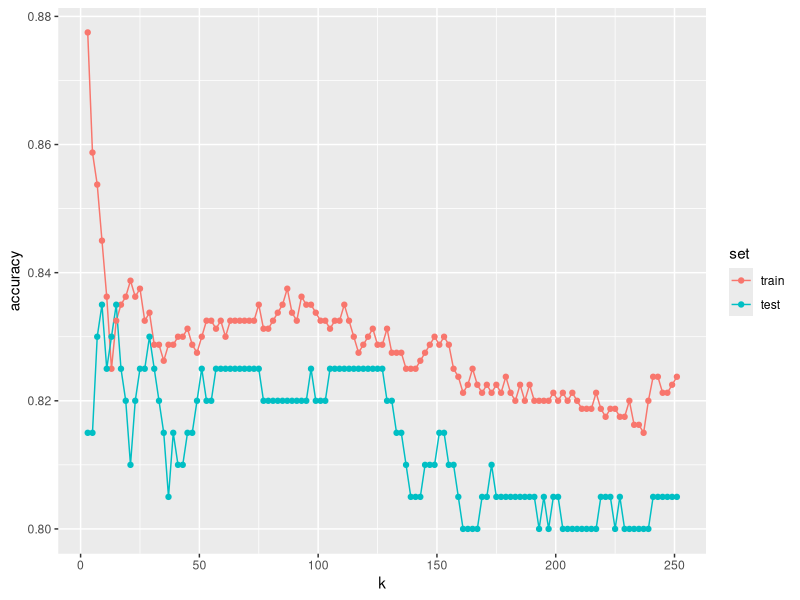
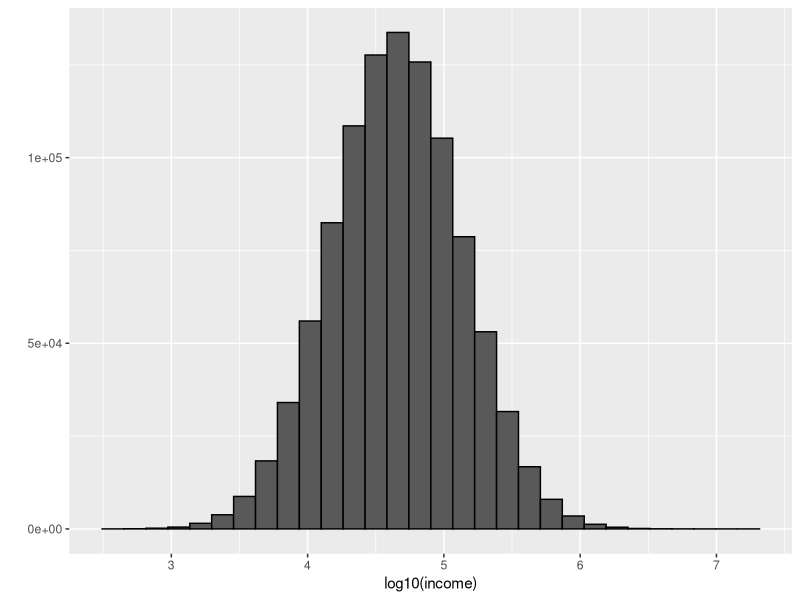
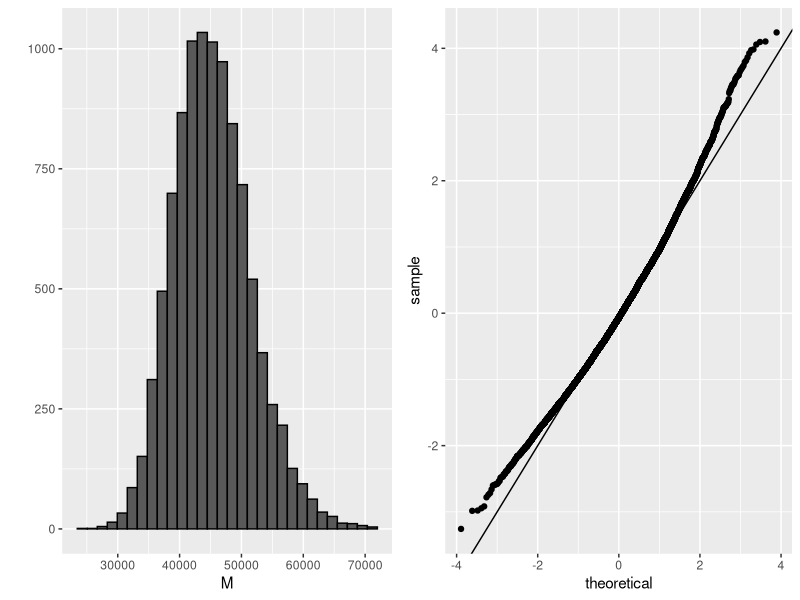

Here is the R script that generated these plots, in order:
# HarvardX: PH125.8x
# Data Science: Machine Learning
# R code from course videos

# Section 4: Cross-validation and k-Nearest Neighbors

## Section 4.2: Cross-validation

### Video: Choosing k

library(caret)
library(dslabs)
library(gridExtra)
library(tidyverse)

data("mnist_27")

ks <- seq(3, 251, 2)

library(purrr)
accuracy <- map_df(ks, function(k){
  fit <- knn3(y ~ ., data = mnist_27$train, k = k)
  
  y_hat <- predict(fit, mnist_27$train, type = "class")
  cm_train <- confusionMatrix(y_hat, mnist_27$train$y)
  train_error <- cm_train$overall["Accuracy"]
  
  y_hat <- predict(fit, mnist_27$test, type = "class")
  cm_test <- confusionMatrix(y_hat, mnist_27$test$y)
  test_error <- cm_test$overall["Accuracy"]
  
  tibble(train = train_error, test = test_error)
})

accuracy %>% mutate(k = ks) %>%
  gather(set, accuracy, -k) %>%
  mutate(set = factor(set, levels = c("train", "test"))) %>%
  ggplot(aes(k, accuracy, colour = set)) + 
  geom_line() +
  geom_point()

ks[which.max(accuracy$test)]
max(accuracy$test)

### Video: Mathematical description of cross-validation

### Video: k-fold cross-validation

# define the population distribution of income
set.seed(1995)
n <- 10^6
income <- 10^(rnorm(n, log10(45000), log10(3)))
qplot(log10(income), bins = 30, colour = I("black"))

# calculate the population median
m <- median(income)
m

# estimate the population median
N <- 100
X <- sample(income, N)
M<- median(X)
M

# use a Monte Carlo simulation to learn the distribution of M
library(gridExtra)
B <- 10^4
M <- replicate(B, {
  X <- sample(income, N)
  median(X)
})
p1 <- qplot(M, bins = 30, colour = I("black"))
p2 <- qplot(sample = scale(M), xlab = "theoretical", ylab = "sample") + geom_abline()
grid.arrange(p1, p2, ncol = 2)

# compare the 95% CI based on the CLT to the actual one
median(X) + 1.96 * sd(X) / sqrt(N) * c(-1, 1)
quantile(M, c(0.025, 0.975))

# bootstrap and approximate the distribution
B <- 10^4
M_star <- replicate(B, {
  X_star <- sample(X, N, replace = TRUE)
  median(X_star)
})

# look at the confidence interval from the bootstrap
quantile(M_star, c(0.025, 0.975))

### comprehension check

library(dslabs)
library(caret)

data(mnist_27)

set.seed(1995)
indices <- createResample(mnist_27$train$y, 10, list = FALSE)
## apparently sum(indexes[[1]] would work for list=TRUE?
y <- rnorm(100, 0, 1)
quantile(y, 0.75)

set.seed(1)
q3 <- replicate (10000, {
  y <- rnorm(100, 0, 1)
  quantile(y, 0.75)
})

## Q4

set.seed(1)
y <- rnorm(100, 0, 1)
set.seed(1)
q4_indices <- createResample(y, 10000)
q4test <- sapply(q4_indices, function(ind) {
  yx <- y[ind]
  quantile(yx, 0.75)
} )

mean(q4test)
sd(q4test)
